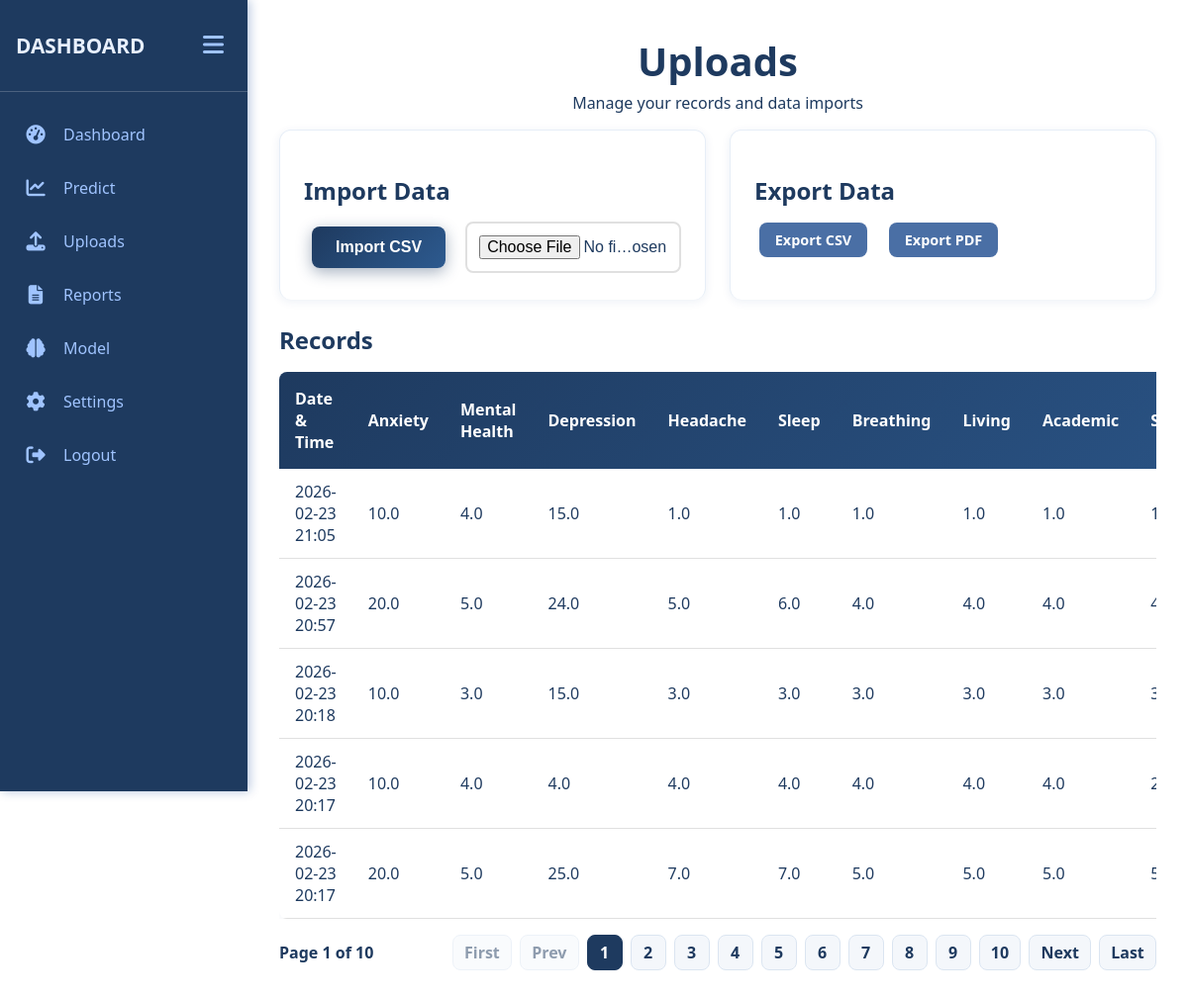
The page /uploads (signed in) on the database its author committed.
### app.py (models this page shows)
class StressRecord(db.Model):
    id = db.Column(db.Integer, primary_key=True)
    user_id = db.Column(db.Integer, db.ForeignKey('user.id'), nullable=False)
    timestamp = db.Column(db.DateTime, default=datetime.utcnow)
    anxiety_level = db.Column(db.Float)
    mental_health_history = db.Column(db.Float)
    depression = db.Column(db.Float)
    headache = db.Column(db.Float)
    sleep_quality = db.Column(db.Float)
    breathing_problem = db.Column(db.Float)
    living_conditions = db.Column(db.Float)
    academic_performance = db.Column(db.Float)
    study_load = db.Column(db.Float)
    future_career_concerns = db.Column(db.Float)
    extracurricular_activities = db.Column(db.Float)
    stress_level = db.Column(db.Integer)

### app.py (the view)
@app.route('/uploads', methods=['GET'])
@login_required
def uploads():
    user_id = session['user_id']
    page = request.args.get('page', 1, type=int)
    per_page = 5
    pagination = StressRecord.query.filter_by(user_id=user_id)\
        .order_by(StressRecord.timestamp.desc())\
        .paginate(page=page, per_page=per_page, error_out=False)
    message = request.args.get('msg')
    message_type = request.args.get('type', 'info')
    return render_template(
        'uploads.html',
        records=pagination.items,
        pagination=pagination,
        message=message,
        message_type=message_type
    )

### app.py (called while the page is built)
def login_required(f):
    @wraps(f)
    def decorated_function(*args, **kwargs):
        if 'user_id' not in session:
            return redirect(url_for('login_page'))
        return f(*args, **kwargs)
    return decorated_function

@app.context_processor
def inject_user():
    return {'username': session.get('username')}

### templates/uploads.html (shortened to what this page needs)
{% extends "base.html" %}
{% block content %}
    <div class="container">
        <h1 align="center">Uploads</h1>
        <p align="center" class="subtitle">Manage your records and data imports</p>
        <div class="uploads-actions">
            <div class="form-section uploads-card">
                <h3>Import Data</h3>
                <form method="POST" action="{{ url_for('uploads_import') }}" enctype="multipart/form-data">
                    <div class="form-group import-row">
                        <button type="submit" class="btn btn-primary">Import CSV</button>
                        <input class="form-control" type="file" id="data_file" name="data_file" accept=".csv,.xlsx,.xls" required>
                    </div>
                </form>
            </div>
            <div class="form-section uploads-card">
                <h3>Export Data</h3>
                <div class="export-buttons">
                    <a class="btn btn-secondary btn-small" href="{{ url_for('uploads_export_csv') }}">Export CSV</a>
                    <a class="btn btn-secondary btn-small" href="{{ url_for('uploads_export_pdf') }}">Export PDF</a>
                </div>
            </div>
        </div>
        <div class="recent-inputs-section">
            <h3>Records</h3>
            {% if records %}
            <div class="table-responsive">
                <table class="dashboard-table">
                    <thead>
                        <tr>
                            <th>Date & Time</th>
                            <th>Anxiety</th>
                            <th>Mental Health</th>
                            <th>Depression</th>
                            <th>Headache</th>
                            <th>Sleep</th>
                            <th>Breathing</th>
                            <th>Living</th>
                            <th>Academic</th>
                            <th>Study</th>
                        </tr>
                    </thead>
                    <tbody>
                        {% for record in records %}
                        <tr>
                            <td>{{ record.timestamp.strftime('%Y-%m-%d %H:%M') }}</td>
                            <td>{{ record.anxiety_level }}</td>
                            <td>{{ record.mental_health_history }}</td>
                            <td>{{ record.depression }}</td>
                            <td>{{ record.headache }}</td>
                            <td>{{ record.sleep_quality }}</td>
                            <td>{{ record.breathing_problem }}</td>
                            <td>{{ record.living_conditions }}</td>
                            <td>{{ record.academic_performance }}</td>
                            <td>{{ record.study_load }}</td>
                        </tr>
                        {% endfor %}
                    </tbody>
                </table>
            </div>
            {% if pagination and pagination.pages > 1 %}
            <div class="pagination">
                <div class="pagination-info">
                    Page {{ pagination.page }} of {{ pagination.pages }}
                </div>
                <div class="pagination-links">
                    {% if pagination.has_prev %}
                        <a class="page-link" href="{{ url_for('uploads', page=1) }}">First</a>
                        <a class="page-link" href="{{ url_for('uploads', page=pagination.prev_num) }}">Prev</a>
                    {% else %}
                        <span class="page-link disabled">First</span>
                        <span class="page-link disabled">Prev</span>
                    {% endif %}
                    {% for p in range(1, pagination.pages + 1) %}
                        {% if p == pagination.page %}
                            <span class="page-link active">{{ p }}</span>
                        {% else %}
                            <a class="page-link" href="{{ url_for('uploads', page=p) }}">{{ p }}</a>
                        {% endif %}
                    {% endfor %}
                    {% if pagination.has_next %}
                        <a class="page-link" href="{{ url_for('uploads', page=pagination.next_num) }}">Next</a>
                        <a class="page-link" href="{{ url_for('uploads', page=pagination.pages) }}">Last</a>
                    {% else %}
                        <span class="page-link disabled">Next</span>
                        <span class="page-link disabled">Last</span>
                    {% endif %}
                </div>
            </div>
            {% endif %}
            {% else %}
                <div class="alert alert-info">No records available yet.</div>
            {% endif %}
        </div>
    </div>
{% endblock %}

### templates/base.html (shortened to what this page needs)
<!DOCTYPE html>
<html lang="en">
<head>
    <link rel="stylesheet" type="text/css" href="{{ url_for('static', filename='styles.css') }}">
    <link rel="stylesheet" href="https://cdnjs.cloudflare.com/ajax/libs/font-awesome/6.4.0/css/all.min.css">
</head>
<body>
    <nav class="sidebar" id="sidebar">
        <div class="sidebar-header">
            <h2>DASHBOARD</h2>
            <button class="toggle-btn" id="toggleBtn" onclick="toggleSidebar()">
                <i class="fas fa-bars"></i>
            </button>
        </div>
        <ul class="sidebar-nav">
            <li><a href="{{ url_for('dashboard') }}" title="Dashboard"><i class="fas fa-tachometer-alt"></i><span>Dashboard</span></a></li>
            <li><a href="{{ url_for('predict') }}" title="Predict"><i class="fas fa-chart-line"></i><span>Predict</span></a></li>
            <li><a href="{{ url_for('uploads') }}" title="Uploads"><i class="fas fa-upload"></i><span>Uploads</span></a></li>
            <li><a href="{{ url_for('reports') }}" title="Reports"><i class="fas fa-file-alt"></i><span>Reports</span></a></li>
            <li><a href="{{ url_for('model') }}" title="Model"><i class="fas fa-brain"></i><span>Model</span></a></li>
            <li><a href="{{ url_for('settings') }}" title="Settings"><i class="fas fa-cog"></i><span>Settings</span></a></li>
            <li><a href="{{ url_for('logout') }}" title="Logout"><i class="fas fa-sign-out-alt"></i><span>Logout</span></a></li>
        </ul>
    </nav>
    <div class="main-content">
        {% block content %}{% endblock %}
    </div>
</body>
</html>

### rows shown on the page
StressRecord: timestamp "2026-02-23 21:05", anxiety_level "10.0", mental_health_history "4.0", depression "15.0", headache "1.0", sleep_quality "1.0", breathing_problem "1.0", living_conditions "1.0", academic_performance "1.0"
StressRecord: timestamp "2026-02-23 20:57", anxiety_level "20.0", mental_health_history "5.0", depression "24.0", headache "5.0", sleep_quality "6.0", breathing_problem "4.0", living_conditions "4.0", academic_performance "4.0"
StressRecord: timestamp "2026-02-23 20:18", anxiety_level "10.0", mental_health_history "3.0", depression "15.0", headache "3.0", sleep_quality "3.0", breathing_problem "3.0", living_conditions "3.0", academic_performance "3.0"
StressRecord: timestamp "2026-02-23 20:17", anxiety_level "10.0", mental_health_history "4.0", depression "4.0", headache "4.0", sleep_quality "4.0", breathing_problem "4.0", living_conditions "4.0", academic_performance "4.0"
StressRecord: timestamp "2026-02-23 20:17", anxiety_level "20.0", mental_health_history "5.0", depression "25.0", headache "7.0", sleep_quality "7.0", breathing_problem "5.0", living_conditions "5.0", academic_performance "5.0"

### other values the page prints
{{ pagination.page }} "1"
{{ pagination.pages }} "10"
{{ p }} "1"
{{ p }} "2" "3" "4" "5" "6" "7" "8" "9" "10"
